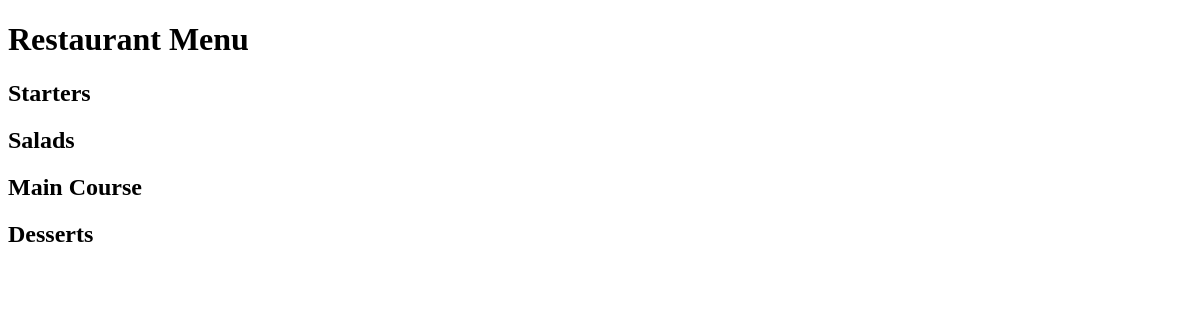
The app's page /, older data.
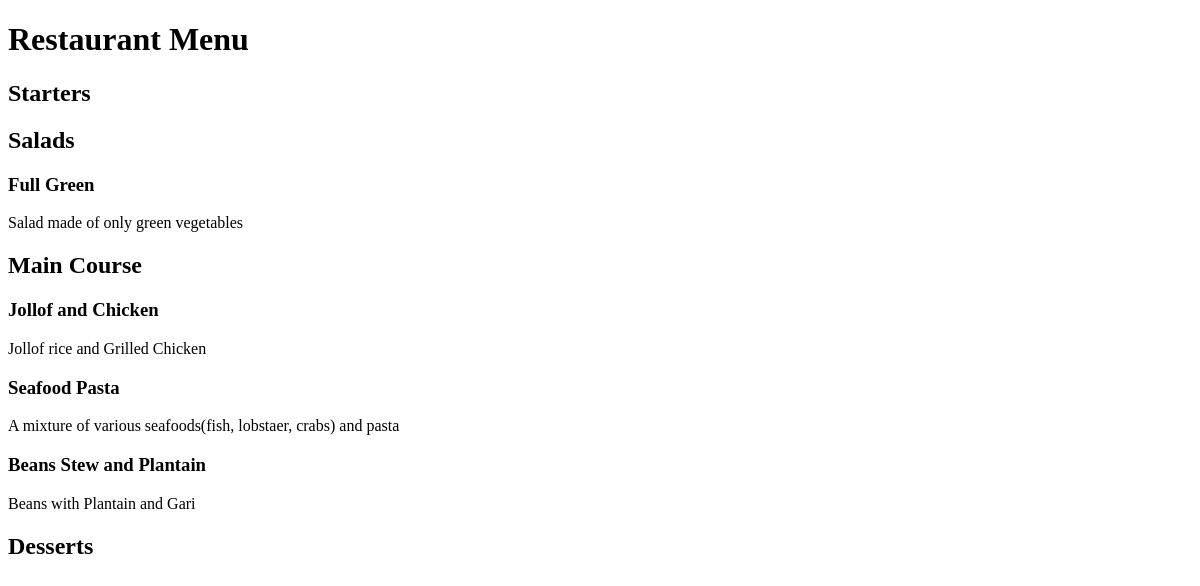
The same page, newer data.
### restaurant_menu/models.py (models this page shows, shortened)
class Order(models.Model):
    meal = models.CharField(max_length=100, unique=True)
    description = models.CharField(max_length=200)
    price =models.DecimalField(max_digits=10, decimal_places=2)
    meal_type = models.CharField(choices=Meal_Types, max_length=200)
    chef = models.ForeignKey(User, on_delete=models.PROTECT)
    status = models.IntegerField(choices=Status, default=1)
    date_created = models.DateTimeField(auto_now_add=True)
    date_updated = models.DateTimeField(auto_now=True)

### restaurant_menu/views.py (the view)
# urls.py: path('', views.MenuList.as_view(), name='home'),
class MenuList(generic.ListView):
    queryset = Order.objects.order_by("date_created")
    template_name = "home.html"
    def get_context_data(self, **kwargs):
        context = super().get_context_data(**kwargs)
        context["meals"] = Meal_Types
        context["Order_list"] = self.queryset
        return context

### restaurant_menu/templates/home.html (shortened to what this page needs)
<!DOCTYPE html>
<html lang="en">
<head>
</head>
<body>
    <h1>Restaurant Menu</h1>
    {% for meal in meals %}
        <h2>{{ meal.1 }}</h2>
        {% for row in Order_list %}
            {% if  row.meal_type == meal.0 %}
                <h3>{{ row.meal }}</h3>
                <p>{{ row.description }}</p>
            {% endif %}
        {% endfor %}
    {% endfor %}
</body>
</html>

Row changes from the older to the newer data that the page shows:
added Order: meal "Full Green", description "Salad made of only green vegetables", shown under "Salads"
added Order: meal "Jollof and Chicken", description "Jollof rice and Grilled Chicken", shown under "Main Course"
added Order: meal "Seafood Pasta", description "A mixture of various seafoods(fish, lobstaer, crabs) and pasta", shown under "Main Course"
added Order: meal "Beans Stew and Plantain", description "Beans with Plantain and Gari", shown under "Main Course"
